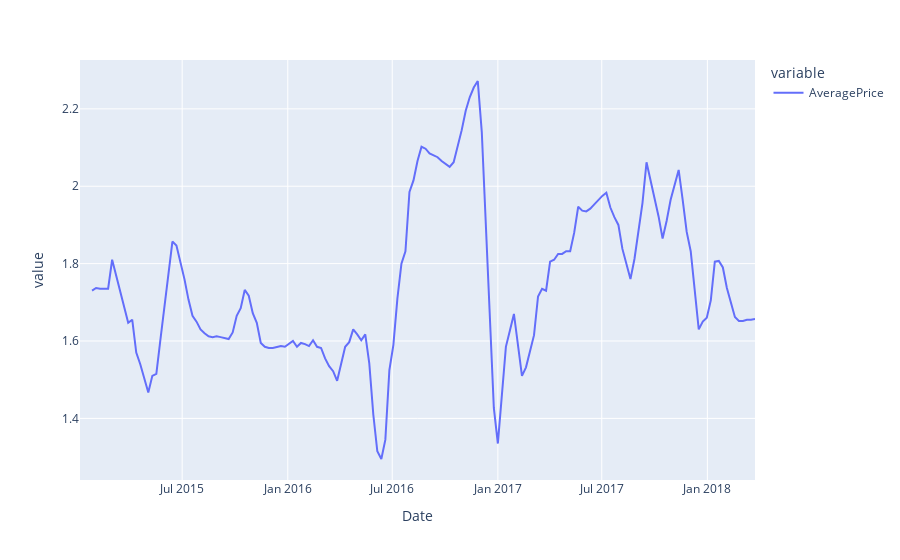
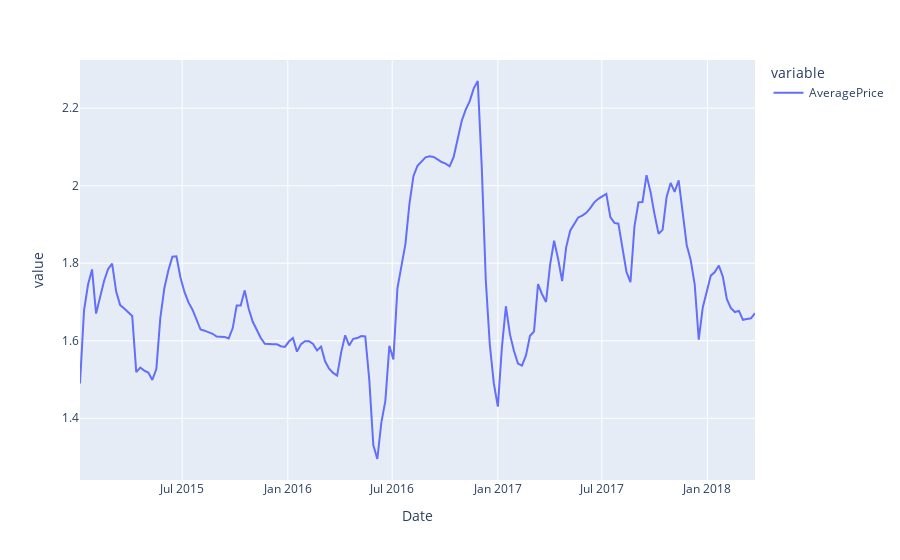

Notebook code cell kept with these figures, in order:
### Code cell
df_rolling_4 = df \
    .query('region == "Chicago" & type == "organic"') \
    .AveragePrice \
    .rolling(4) \
    .mean() \
    .round(3) \
    .to_frame()

df_ewm_4 = df \
    .query('region == "Chicago" & type == "organic"') \
    .AveragePrice \
    .ewm(span = 4) \
    .mean() \
    .round(3) \
    .to_frame()


fig = px.line(df_rolling_4)
fig.show()

fig = px.line(df_ewm_4)
fig.show()

### Figure 1 — Plotly figure (JSON) as saved in the notebook; plotly's stock layout.template omitted (floating-point values rounded to 4 significant figures; data arrays with more than 128 entries replaced by an {"elided": "..."} marker saying what was removed)
{"data": [{"hovertemplate": "variable=AveragePrice<br>Date=%{x}<br>value=%{y}<extra></extra>", "legendgroup": "AveragePrice", "line": {"color": "#636efa", "dash": "solid"}, "mode": "lines", "name": "AveragePrice", "orientation": "v", "showlegend": true, "type": "scatter", "x": {"elided": "169 str values"}, "xaxis": "x", "y": {"elided": "169 float values"}, "yaxis": "y"}], "layout": {"legend": {"title": {"text": "variable"}, "tracegroupgap": 0}, "margin": {"t": 60}, "xaxis": {"anchor": "y", "domain": [0, 1], "title": {"text": "Date"}}, "yaxis": {"anchor": "x", "domain": [0, 1], "title": {"text": "value"}}}}

### Figure 2 — Plotly figure (JSON) as saved in the notebook; plotly's stock layout.template omitted (floating-point values rounded to 4 significant figures; data arrays with more than 128 entries replaced by an {"elided": "..."} marker saying what was removed)
{"data": [{"hovertemplate": "variable=AveragePrice<br>Date=%{x}<br>value=%{y}<extra></extra>", "legendgroup": "AveragePrice", "line": {"color": "#636efa", "dash": "solid"}, "mode": "lines", "name": "AveragePrice", "orientation": "v", "showlegend": true, "type": "scatter", "x": {"elided": "169 str values"}, "xaxis": "x", "y": {"elided": "169 float values"}, "yaxis": "y"}], "layout": {"legend": {"title": {"text": "variable"}, "tracegroupgap": 0}, "margin": {"t": 60}, "xaxis": {"anchor": "y", "domain": [0, 1], "title": {"text": "Date"}}, "yaxis": {"anchor": "x", "domain": [0, 1], "title": {"text": "value"}}}}
